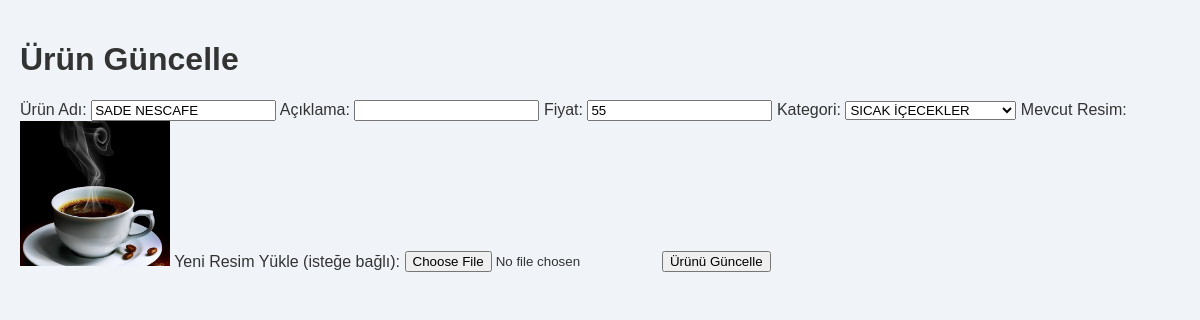
The app's page /admin/edit_product.php?id=10 (signed in) with its own data.
### tables this page shows
CREATE TABLE products (
    id INTEGER PRIMARY KEY AUTOINCREMENT,
    name TEXT NOT NULL,
    description TEXT,
    price REAL NOT NULL,
    category_id INTEGER,
    image_url TEXT,
    FOREIGN KEY (category_id) REFERENCES categories(id)
);

CREATE TABLE categories (
    id INTEGER PRIMARY KEY AUTOINCREMENT,
    name TEXT NOT NULL,
    image_url TEXT
);

### admin/edit_product.php (the view, shortened to what this page needs)
<?php
$db = new SQLite3('../db/menu.db');
$product_id = isset($_GET['id']) ? $_GET['id'] : null;
$product = $db->querySingle("SELECT * FROM products WHERE id = $product_id", true);
?>
<!DOCTYPE html>
<html lang="tr">
<head>
    <link rel="stylesheet" href="../css/admin_styles.css">
</head>
<body>
<div class="content">
    <h1>Ürün Güncelle</h1>
    <form method="POST" action="edit_product.php?id=<?php echo $product_id; ?>" enctype="multipart/form-data">
        <label>Ürün Adı:</label>
        <input type="text" name="name" value="<?php echo htmlspecialchars($product['name']); ?>" required>
        <label>Açıklama:</label>
        <input type="text" name="description" value="<?php echo htmlspecialchars($product['description']); ?>">
        <label>Fiyat:</label>
        <input type="number" step="0.01" name="price" value="<?php echo $product['price']; ?>" required>
        <label>Kategori:</label>
        <select name="category_id" required>
            <?php
            $categories = $db->query('SELECT * FROM categories');
            while ($category = $categories->fetchArray()):
            ?>
                <option value="<?php echo $category['id']; ?>" <?php echo $category['id'] == $product['category_id'] ? 'selected' : ''; ?>>
                    <?php echo htmlspecialchars($category['name']); ?>
                </option>
            <?php endwhile; ?>
        </select>
        <label>Mevcut Resim:</label>
        <img src="<?php echo $product['image_url']; ?>" alt="Ürün Fotoğrafı" width="150">
        <label>Yeni Resim Yükle (isteğe bağlı):</label>
        <input type="file" name="product_image" accept="image/*">
        <input type="submit" value="Ürünü Güncelle">
    </form>
</div>
</body>
</html>

### css/admin_styles.css (style rules this page uses)
body { font-family: 'Poppins', sans-serif; background-color: #f0f4f8; margin: 0; padding: 0; color: #333; }
.content { padding: 20px; }

### records on screen
products: name "SADE NESCAFE", price "55", category_id "SICAK İÇECEKLER", image_url (picture)
